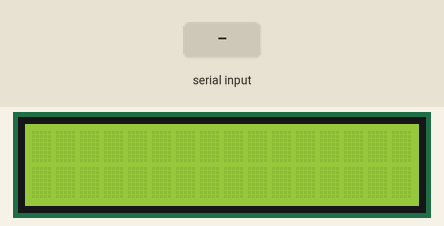
This sketch was run on a simulated Arduino Uno, built with avr-gcc and run on an emulated ATmega328P. On the bench: 16×2 character LCD. Inputs (shaded band) come from the test bench.

Above: at 1.2 s.
1.3 s: "1\n" received over Serial
At 2.5 s:
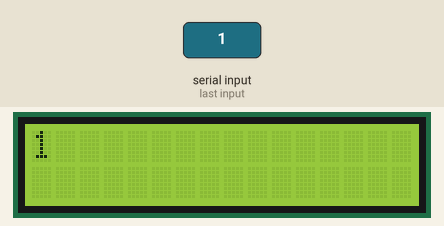
2.8 s: "0\n" received over Serial
At 3.8 s:
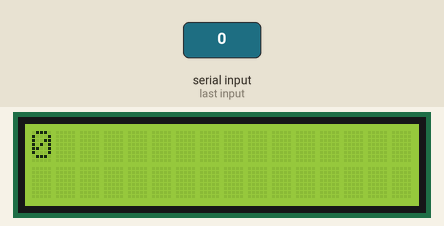
Timing chart, 0 to 5.8 s (numbered marks = the images above; inputs shaded):
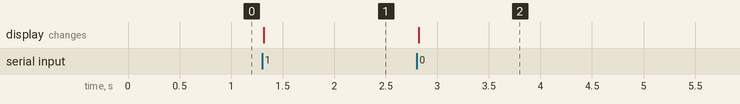

The sketch:

Arduino_VB_LCD_ARD.ino
```cpp
#include <LiquidCrystal.h> //LCD Kütüphanesi

const int rs = 12, en = 11, d4 = 5, d5 = 4, d6 = 3, d7 = 2; // LCD pinleri ve arduino bağlantıları
LiquidCrystal lcd(rs, en, d4, d5, d6, d7); // LCD Pinleri
String str1 = ""; // VB'den gelen karakterlerin yazılacağı 1.satır dizini
String str2 = ""; //VB'den gelen karakterlerin yazılacağı 2.satır dizini
boolean harfdizisi = false; //harfdizisi veri tipini oluştur ve false yap
int sayici = 0;//Gelen karakter sayısını kaydetmek için sayici değişkeni


void setup() {

  lcd.begin(16, 2);//LCD ekranı başlat
  Serial.begin(9600);//Seri haberleşmeyi başlat
}

void loop() {
	SeriOkuma(); // Seri okuma loopunu çalıştır
	if (harfdizisi==true) // Eğer harf dizisi true ise
	{
		lcd.clear();//LCD'yi temizle
		lcd.print(str1);//1.satır verilerini yaz
		lcd.setCursor(0, 1); //2.satıra geç
		lcd.print(str2);//2.satır verilerini yaz
		harfdizisi = false; //harf dizisini tekrar false yap
		str1 = "";//1.satırı boşalt
		str2 = "";//2.satırı boşalt
		sayici = 0;//sayiciyi 0 yap
	}
	delay(50); //verilerin düzenli işlenmesi için 50 ms gecikme
}

void SeriOkuma()//Seri okuma loopu
{
  while (Serial.available()) //Geçerli bir seri haberleşme varsa
  {
    char karakter = (char)Serial.read(); //Seri porttan char olarak oku karakter dizinine yaz
    sayici++;//sayiciyi karakter sayısına göre artır
    if (karakter == '\n') //Eğer karakter dizini boş ise
      harfdizisi = true;// harf dizisini true yap
    if (karakter == '*')//Eğer VB'den * geliyorsa
    {
      lcd.clear();//LCD'yi temizle
      str1 = "";//1.satırı boşalt
      str2 = "";//2.satırı boşalt
      harfdizisi = true;//harfdizisini true yap
    }
    if (harfdizisi == false && sayici <= 16) //Eğer harf dizisi false ve sayıcı 16'dan küçük eşitse
      str1 += karakter;//VB'den gelen karakterleri 1.satıra yaz

    if (harfdizisi == false && sayici > 16 && sayici <= 32)//Eğer harf dizisi false sayıcı 16'dan büyük ve 32'den küçük eşitse
      str2 += karakter;//VB'den gelen karakterleri 2.satıra yaz
  }
}
```

Measured:
- after the input at 1.3 s, the display: changes at once (image 1)
- after the input at 2.8 s, the display: changes at once (image 2)
